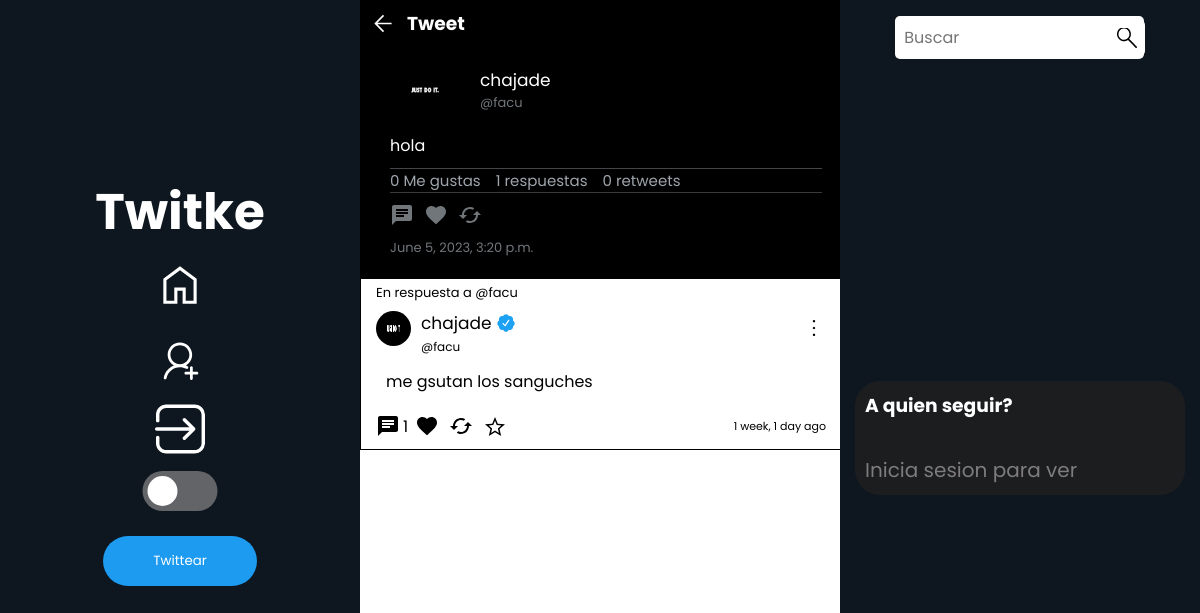
/tweet/detail/256, run on an earlier commit of the app's database.
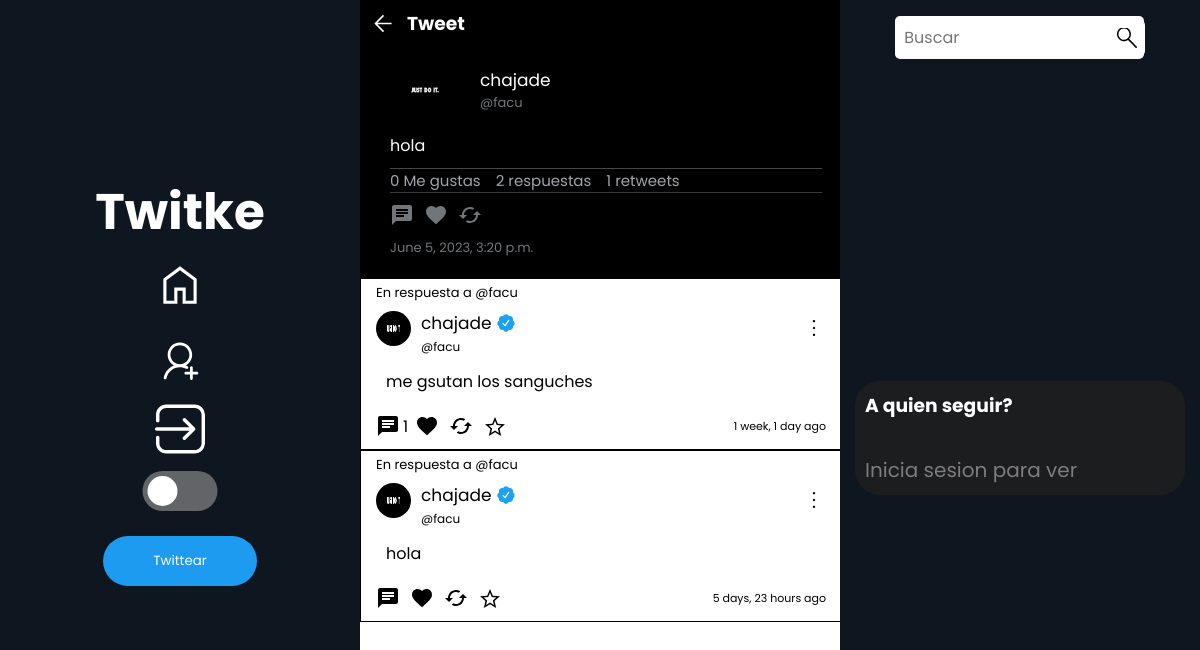
And on a later commit of the database.
### tweet_profiles/models.py (models this page shows)
class Tweet_profile(models.Model):
    tweet = models.ForeignKey(Tweet, null=True, on_delete=models.CASCADE)
    profile = models.ForeignKey(Profiles, null=True, on_delete=models.CASCADE)
    retwitted_by = models.ManyToManyField(Profiles, related_name="retweet_users")
    likes_users = models.ManyToManyField(Profiles, related_name="likes_tweets")
    haveMultimedia = models.BooleanField(default=False)
    parent_tweet = models.ForeignKey('self', null=True, on_delete=models.CASCADE)

### profiles/models.py (models this page shows, shortened)
class Profiles(models.Model):
    user = models.ForeignKey(User, null=True, on_delete=models.CASCADE )
    atName = models.CharField(max_length=30, null=True, default="")
    keeps = models.ManyToManyField(Tweet, related_name='kept_by_profiles', blank=True)
    retweets = models.ManyToManyField(Tweet, related_name='retweets_by_profiles', blank=True)
    biography = models.TextField(max_length=250,  null=True, default="", blank=True)
    profileImage = models.ImageField(null=True, blank=True, upload_to='profileImages')
    profileBanner = models.ImageField(null=True, blank=True, upload_to='profileBanners')
    followers = models.IntegerField(default=0)
    followers_users = models.ManyToManyField('self', symmetrical=False, related_name="followage", blank=True)
    followed_users = models.ManyToManyField('self', symmetrical=False, related_name='following', blank=True)
    like_tweets = models.ManyToManyField(Tweet, related_name='liked', blank=True)
    birthday = models.DateField(null=True)
    webSite = models.CharField(null=True, max_length=100)
    created_at = models.DateTimeField(auto_now_add=True)
    is_verified = models.BooleanField(default=False)
    darkMode = models.BooleanField(default=False)
    strikes = models.IntegerField(default=3)
    banned = models.BooleanField(default=False)

### tweets/models.py (models this page shows)
class Tweet(models.Model):
    user = models.ForeignKey(User, null=True, on_delete=models.CASCADE)
    content = models.TextField(max_length=180)
    created_at = models.DateTimeField(auto_now_add=True)
    likes = models.IntegerField(default=0)
    retweets = models.IntegerField(default=0)
    edited = models.BooleanField(default=False)
    responses = models.IntegerField(null=True, default=0)

### tweets/views.py (the view)
# urls.py: path('tweet/detail/<int:id>', views.tweetDetails, name="tweetDetails"),
def tweetDetails(request, id):
    parent_tweet = Tweet_profile.objects.get(tweet__id = id)
    tweet = Tweet_profile.objects.all().filter(parent_tweet= parent_tweet)
    print(parent_tweet)
    profile = Profiles.objects.get(id=parent_tweet.profile.user.id)
    likes = parent_tweet.likes_users.all()
    return render(request, 'tweetDetail.html',{
        'tweets': tweet,
        'parent_tweet': parent_tweet,
        'profile': profile,
        'likes': likes,
        'is_self': request.user.is_authenticated and request.user.id == id
    })

### tweets/templates/tweetDetail.html (shortened to what this page needs)
{% extends 'base.html' %} {% load static %}
    {% block content %}
    <link rel="stylesheet" href="{% static 'css/tweetDetail.css' %}" />
    <link rel="stylesheet" href="{% static 'css/globalFeed.css' %}"S>
        <header class="headerDetail">
            <div class="backNav">
                <div class="firstNav">
                    <a href="#" onclick="volverAlTweetAnterior();"><svg xmlns="http://www.w3.org/2000/svg" height="40" viewBox="0 96 1000 700" width="48"><path d="M480 896 160 576l320-320 42 42-248 248h526v60H274l248 248-42 42Z"/></svg></a>
                    <h3>Tweet</h3>
                </div>
            </div>
            <div class="parent_tweet">
                <div class="asection" style="display: flex; align-items: center; gap: 20px">
                    {% if parent_tweet.profile.profileImage %}
                        <img src="{{parent_tweet.profile.profileImage.url}} " style="width: 70px; border-radius: 50%" alt="" class="profilePhoto">
                    {% endif %}
                    <div class="username-divs" style="display: flex; flex-direction: column;">
                        <form action="{% url 'myProfile' parent_tweet.profile.user.id %}">
                            <button class="usernameTweet" style="color:white">{{parent_tweet.profile.user.username}}</button>
                        </form>
                        <p class="atName" style="font-size: 13px;">@{{parent_tweet.profile.atName}}</p>
                    </div>
                </div>
                <p class="content">{{parent_tweet.tweet.content}}</p>
                <div class="dataSection">
                    <p class="likesCounter">{{parent_tweet.likes_users.all.count}} Me gustas</p>
                    <p class="responses">{{parent_tweet.tweet.responses}} respuestas</p>
                    <p class="retweetsCount">{{parent_tweet.retwitted_by.all.count}} retweets</p>
                </div>
                <div class="buttons" style="flex-direction: row;">
                    <button class="msgButton" id="{{parent_tweet.tweet.id}}">
                        <svg class="msgSvg" xmlns="http://www.w3.org/2000/svg" height="24px" viewBox="0 0 24 24" width="24px" fill="rgba(113, 118, 123, 1)">
                            <path d="M0 0h24v24H0z" fill="none"/>
                            <path d="M20 2H4c-1.1 0-1.99.9-1.99 2L2 22l4-4h14c1.1 0 2-.9 2-2V4c0-1.1-.9-2-2-2zM6 9h12v2H6V9zm8 5H6v-2h8v2zm4-6H6V6h12v2z"/>
                        </svg>
                    </button>
                    <form action="{% url 'like' parent_tweet.tweet.id %}" class="likeForm" id="likeForm">
                        <button class="likeBtn" onclick="{% if user.is_authenticated %} like(event, this) {% endif %}"  tweet-id="{{parent_tweet.tweet.id}}" >
                            <svg class="likeSvg" {% if current_profile in parent_tweet.likes_users.all %}fill="red"{% endif %}  xmlns="http://www.w3.org/2000/svg" height="24px" viewBox="0 0 24 24" width="24px"><path  d="M0 0h24v24H0z" fill="none"/><path {% if current_profile in parent_tweet.likes_users.all %}fill="red"{% else %} fill="rgb(113, 118, 123)" {% endif %} d="M12 21.35l-1.45-1.32C5.4 15.36 2 12.28 2 8.5 2 5.42 4.42 3 7.5 3c1.74 0 3.41.81 4.5 2.09C13.09 3.81 14.76 3 16.5 3 19.58 3 22 5.42 22 8.5c0 3.78-3.4 6.86-8.55 11.54L12 21.35z"/></svg>
                        </button>
                    </form>
                    <form action="{% url 'retweet' parent_tweet.tweet.id %}" class="retweetForm" id="retweetForm" style="display: flex; justify-content: center; align-items: center; ">
                        <button class="retweetBtn" onclick="{% if user.is_authenticated %} retweet(event, this) {% endif %}" tweet-id="{{parent_tweet.tweet.id}}">
                            <svg class="retweetSvg" xmlns="http://www.w3.org/2000/svg" height="24px" viewBox="0 0 24 24" width="24px" {% if parent_tweet.tweet in current_profile.retweets.all %}fill="green"{% else %}fill="black"{% endif %}><path d="M0 0h24v24H0z" fill="none"/><path  {% if parent_tweet.tweet in current_profile.retweets.all %}fill="green"{% else %} fill="rgb(113, 118, 123)" {% endif %} d="M19 8l-4 4h3c0 3.31-2.69 6-6 6-1.01 0-1.97-.25-2.8-.7l-1.46 1.46C8.97 19.54 10.43 20 12 20c4.42 0 8-3.58 8-8h3l-4-4zM6 12c0-3.31 2.69-6 6-6 1.01 0 1.97.25 2.8.7l1.46-1.46C15.03 4.46 13.57 4 12 4c-4.42 0-8 3.58-8 8H1l4 4 4-4H6z"/></svg>
                        </button>
                    </form>
                </div>
                <p class="created">{{parent_tweet.tweet.created_at}}</p>
            </div class="responses">
            {% if tweets %}
                {% for tweet in tweets %}
                        {% include 'Tweet.html' %}
                {% endfor %}
            {% else %}
                <h1 class="nothingHere">Se el primero en comentar!</h1>
            {% endif %}
            </div>
        {% endblock content %}

### tweets/templates/Tweet.html (shortened to what this page needs)
{% load static %}
<a href="{% url 'tweetDetails' tweet.tweet.id %}" class="tweet">
    <div class="div-content" id="{{tweet.id}}">
        {% if tweet.parent_tweet %}
            <form action="{% url 'tweetDetails' tweet.parent_tweet.tweet.id %}" class="inResponse">
                <button style="font-size: 13px;">En respuesta a @{{tweet.parent_tweet.profile.atName}}</button>
            </form>
        {% endif %}
        <div class="tweetHead">
            <div class="fotoPerfil">
                <form action="{% url 'myProfile' tweet.profile.user.id %}">
                    {% if tweet.profile.profileImage %}
                    <button><img src="{{tweet.profile.profileImage.url}} " alt="" class="fotito profilePhoto"></button>
                    {% endif %}
                </form>
                <form action="{% url 'myProfile' tweet.profile.user.id %}" class="formName">
                    <div class="username">
                        <button class="usernameTweet">{{tweet.tweet.user.username}}</button>
                        {% if tweet.profile.is_verified %}
                            <img src="{% static 'img/Twitter-Verified.svg' %}" alt="" style="width: 30px">
                        {% endif %}
                    </div>
                    <p style="font-size: 12px">@{{tweet.profile.atName}}</p>
                </form>
            </div>
            <div class="tweetOptions" style="z-index: 0">
                <button  class="optionButtons" data="true"></button>
            </div>
        </div>
        <span class="tweetMessage">{{tweet.tweet.content}}</span>
        <div class="buttons">
            <div class="buttones">
                <div class="mensajes">
                    <button class="msgButton" id="{{tweet.tweet.id}}">
                        <svg class="msgSvg" xmlns="http://www.w3.org/2000/svg" height="24px" viewBox="0 0 24 24" width="24px" fill="#000000">
                            <path d="M0 0h24v24H0z" fill="none"/>
                            <path d="M20 2H4c-1.1 0-1.99.9-1.99 2L2 22l4-4h14c1.1 0 2-.9 2-2V4c0-1.1-.9-2-2-2zM6 9h12v2H6V9zm8 5H6v-2h8v2zm4-6H6V6h12v2z"/>
                        </svg>
                    </button>
                    {% if tweet.tweet.responses != 0 %}
                            <p class="msgCount">{{tweet.tweet.responses}}</p>
                    {% else %}
                            <p class="msgCount"></p>
                    {% endif %}
                </div>
                    <form action="{% url 'like' tweet.tweet.id %}" class="likeForm" id="likeForm">
                        <button class="likeBtn" onclick="{% if user.is_authenticated %} like(event, this) {% endif %}" tweet-id="{{tweet.tweet.id}}" >
                                <svg class="likeSvg" {% if current_profile in tweet.likes_users.all %}fill="red"{% endif %}  xmlns="http://www.w3.org/2000/svg" height="24px" viewBox="0 0 24 24" width="24px"><path  d="M0 0h24v24H0z" fill="none"/><path {% if current_profile in tweet.likes_users.all %}fill="red"{% endif %} d="M12 21.35l-1.45-1.32C5.4 15.36 2 12.28 2 8.5 2 5.42 4.42 3 7.5 3c1.74 0 3.41.81 4.5 2.09C13.09 3.81 14.76 3 16.5 3 19.58 3 22 5.42 22 8.5c0 3.78-3.4 6.86-8.55 11.54L12 21.35z"/></svg>
                        </button>
                    </form>
                    <form action="{% url 'retweet' tweet.tweet.id %}?next={{ request.path }}" class="retweetForm" id="retweetForm" style="display: flex; justify-content: center; align-items: center; ">
                        <button class="retweetBtn" onclick="{% if user.is_authenticated %} retweet(event, this) {% endif %}" tweet-id="{{tweet.tweet.id}}">
                            <svg class="retweetSvg" xmlns="http://www.w3.org/2000/svg" height="24px" viewBox="0 0 24 24" width="24px" {% if tweet.tweet in current_profile.retweets.all %}fill="green"{% else %}fill="black"{% endif %}><path d="M0 0h24v24H0z" fill="none"/><path  {% if tweet.tweet in current_profile.retweets.all %}fill="green"{% endif %} d="M19 8l-4 4h3c0 3.31-2.69 6-6 6-1.01 0-1.97-.25-2.8-.7l-1.46 1.46C8.97 19.54 10.43 20 12 20c4.42 0 8-3.58 8-8h3l-4-4zM6 12c0-3.31 2.69-6 6-6 1.01 0 1.97.25 2.8.7l1.46-1.46C15.03 4.46 13.57 4 12 4c-4.42 0-8 3.58-8 8H1l4 4 4-4H6z"/></svg>
                        </button>
                    </form>
                    <form action="{% if tweet.tweet %}{% url 'keepTweets' tweet.tweet.id %}{% else %}{% url 'keepTweets' tweet.id %}{% endif %}" id="keepForm">
                        <button tweet-id="{{tweet.tweet.id}}" onclick="{% if user.is_authenticated %} favs(event, this) {% endif %}" class="keptButton">
                                <svg class="keepSvg saved" xmlns="http://www.w3.org/2000/svg" height="24px" viewBox="0 96 960 960" width="24px"><path {% if tweet.tweet in current_profile.keeps.all or tweet in current_profile.keeps.all %}fill="rgb(211, 165, 15)"{% endif %}d="m323 851 157-94 157 95-42-178 138-120-182-16-71-168-71 167-182 16 138 120-42 178Zm-90 125 65-281L80 506l288-25 112-265 112 265 288 25-218 189 65 281-247-149-247 149Zm247-355Z"/></svg>
                        </button>
                    </form>
                    <p class="timeAgo">{{tweet.tweet.created_at|timesince}} ago</p>
            </div>
        </div>
    </div>
</a>

What changed in the data, as far as the page shows it:
changed through a linked row, Tweet_profile "June 5, 2023, 3:20 p.m.": tweet.responses "1" → "2"; retwitted_by.all.count "0" → "1"
added Tweet_profile: parent_tweet.profile.atName "facu", profile.profileImage (picture), tweet.user.username "chajade", profile.atName "facu", tweet.content "hola", tweet.created_at "5 days, 23 hours"
